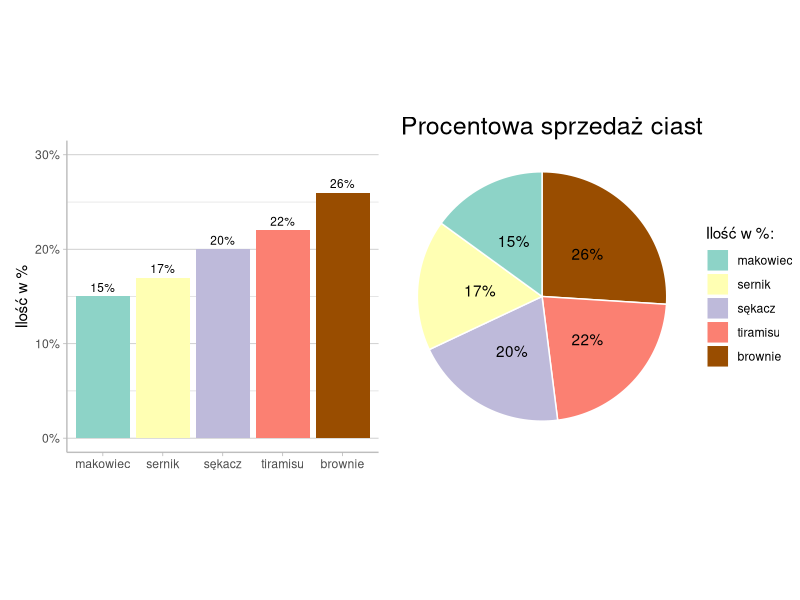
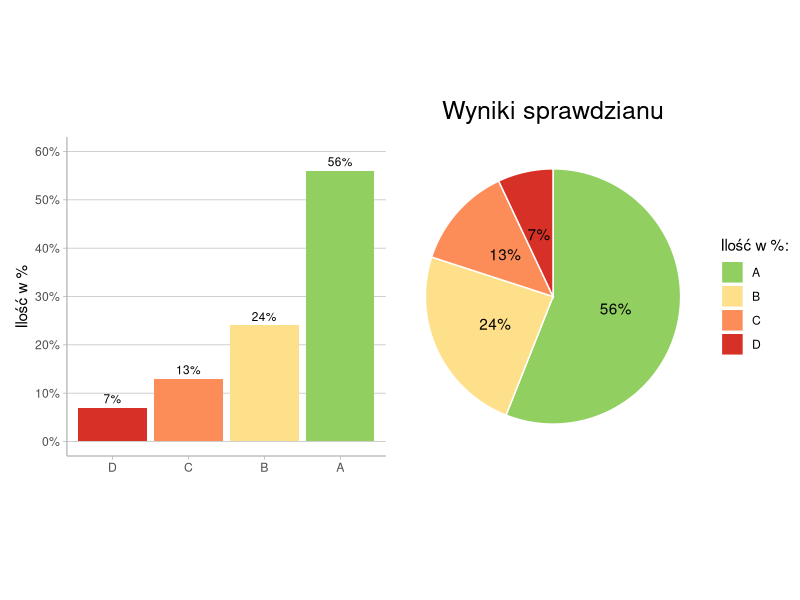

The R source for these figures, in order: (Note: this script raises an error after producing the figures.)
#                       WYKRESY
library(ggplot2)
library(dplyr)
library(patchwork)

#########################################################################3
# Wykres slupkowy i kolowy przy w miare rownych danych. 
# Dane to 15, 18, 22, 25, 30

data1 = data.frame(nazwa = c("makowiec","sernik", "sękacz", "tiramisu", "brownie"), 
                   ilosc = c(15, 17, 20, 22, 26))
data1$nazwa <- factor(data1$nazwa, levels = data1$nazwa)

## Slupkowy
p11 <- ggplot(data1, aes(x = nazwa, y = ilosc, fill=nazwa)) + 
  geom_bar(stat = "identity") +  
  geom_text(aes(label=paste(ilosc, "%", sep = "")), vjust=-0.5, size = 3) + 
  scale_fill_manual(values = c('#8dd3c7','#ffffb3','#bebada','#fb8072','#994d00')) + 
  xlab("") + 
  ylab("Ilość w %") +   
  theme_light() + 
  theme(panel.grid.major.x = element_blank(),
        panel.border = element_blank(),  
        axis.line = element_line(colour = "grey"), 
        panel.grid.major.y = element_line(colour = "grey"), 
        panel.grid.minor.y = element_line(colour = "grey"), 
        plot.title = element_text(size = 18), 
        legend.position = "none") + 
  scale_y_continuous(limits = c(0, 30), 
                   breaks = seq(0, 35, 10), 
                   labels = paste(seq(0, 35, 10), "%", sep = "")) 
  

## Kolowy
dataPie1 <- data1%>%
  arrange(desc(nazwa)) %>%
  mutate(lab.ypos = cumsum(ilosc) - 0.5*ilosc)

p12 <- ggplot(dataPie1, aes(x = "nazwa", y = ilosc, fill=nazwa)) + 
  geom_bar(stat = "identity", width=1, color="white") + 
  coord_polar("y", start=0) + 
  theme_light() + 
  theme(panel.grid.major.x = element_blank()) + 
  scale_fill_manual(values = c('#8dd3c7','#ffffb3','#bebada','#fb8072','#994d00')) + 
  theme_void() + 
  geom_text(aes(y = lab.ypos, label = paste(ilosc, "%", sep = ""))) + 
  labs( fill = "Ilość w %: ") + 
  theme(plot.title = element_text(size = 18, hjust = 0.5)) 

p11 + p12 + 
  labs(title = "Procentowa sprzedaż ciast") + 
  theme(plot.title = element_text(size = 18, hjust = 1.5))


########################################################################3

# Wykres slupkowy i kolowy przy duzych roznicach wartosci. 
# Dane to 8, 15, 20, 57


data2 <- data.frame(nazwa = c("D","C", "B", "A"), 
                    ilosc = c(7, 13, 24, 56))
data2$nazwa <- factor(data2$nazwa, levels = data2$nazwa)


## Slupkowy
p21 <- ggplot(data2, aes(x = nazwa, y = ilosc, fill=nazwa)) + 
  geom_bar(stat = "identity") +  
  geom_text(aes(label=paste(ilosc, "%", sep = "")), vjust=-0.5, size = 3) + 
  scale_fill_manual(values = c('#d73027', '#fc8d59', '#fee08b','#91cf60')) + 
  xlab("") + 
  ylab("Ilość w %") +   
  theme_light() + 
  theme(panel.grid.major.x = element_blank(),
        panel.border = element_blank(),  
        axis.line = element_line(colour = "grey"), 
        panel.grid.major.y = element_line(colour = "grey"), 
        panel.grid.minor.y = element_blank(), 
        legend.position = "none") + 
  scale_y_continuous(limits = c(0, 60), 
                     breaks = seq(0, 60, 10), 
                     labels = paste(seq(0, 60, 10), "%", sep = "")) 

## Kolowy
dataPie2 <- data2%>%
  arrange(desc(nazwa)) %>%
  mutate(lab.ypos = cumsum(ilosc) - 0.5*ilosc)

p22 <- ggplot(dataPie2, aes(x = "nazwa", y = ilosc, fill=nazwa)) + 
  geom_bar(stat = "identity", width=1, color="white") + 
  coord_polar("y", start=0) + 
  theme_light() + 
  theme(panel.grid.major.x = element_blank()) + 
  scale_fill_manual(values =c('#d73027', '#fc8d59', '#fee08b','#91cf60')) + 
  theme_void() + 
  geom_text(aes(y = lab.ypos, label = paste(ilosc, "%", sep = ""))) + 
  labs(fill = "Ilość w %: ") + 
  guides(fill = guide_legend(reverse=TRUE))

p21 + p22 + 
  labs(title = "Wyniki sprawdzianu") + 
  theme(plot.title = element_text(size = 18, vjust = 3, hjust = 0.5))

##################################################################

# Wykres slupkowy i kolowy przy 2 danych (kobiety, mezczyzni)
# Dane: 65, 35

data3 <- data.frame(nazwa = c("kobiety","mezczyzni"), 
                    ilosc = c(65, 35))

## Slupkowy
p31 <- ggplot(data3, aes(x = nazwa, y = ilosc, fill=nazwa)) + 
  geom_bar(stat = "identity") +  
  geom_text(aes(label=paste(ilosc, "%", sep = "")), vjust=-0.5, size = 3) + 
  scale_fill_manual(values = c('#fc8d59','#91bfdb')) + 
  xlab("") + 
  ylab("Ilość w %") +   
  theme_light() + 
  theme(panel.grid.major.x = element_blank(),
        panel.border = element_blank(),  
        axis.line = element_line(colour = "grey"), 
        panel.grid.major.y = element_line(colour = "grey"), 
        panel.grid.minor.y = element_blank(), 
        legend.position = "none") + 
  scale_y_continuous(limits = c(0, 70), 
                     breaks = seq(0, 70, 10), 
                     labels = paste(seq(0, 70, 10), "%", sep = "")) 

## Kolowy
dataPie3 <- data3%>%
  arrange(desc(nazwa)) %>%
  mutate(lab.ypos = cumsum(ilosc) - 0.5*ilosc)

p32 <- ggplot(dataPie3, aes(x = "nazwa", y = ilosc, fill=nazwa)) + 
  geom_bar(stat = "identity", width=1, color="white") + 
  coord_polar("y", start=0) + 
  theme_light() + 
  theme(panel.grid.major.x = element_blank()) + 
  scale_fill_manual(values = c('#fc8d59','#91bfdb')) + 
  theme_void() + 
  geom_text(aes(y = lab.ypos, label = paste(ilosc, "%", sep = ""))) + 
  labs(fill = "Ilość w %: ") + 

p31 + p32 + 
  labs(title = "Udział w koncercie z podziałem na płeć") + 
  theme(plot.title = element_text(size = 18, hjust = 0.8))

#####################################################
#                   RAPORT
# 1. Dane są podobnej wielkości
dataRap1 <- data.frame(nazwa = c("wykres słupkowy","wykres kołowy"),
                       ilosc = c(93.3, 6.7))
dataPieRap1 <- dataRap1%>%
  arrange(desc(nazwa)) %>%
  mutate(lab.ypos = cumsum(ilosc) - 0.5*ilosc)

ggplot(dataPieRap1, aes(x = "nazwa", y = ilosc, fill=nazwa)) +
  labs(title = "Dane podobnej wielkości") + 
  geom_bar(stat = "identity", width=1, color="white") + 
  coord_polar("y", start=0) + 
  theme_light() + 
  theme(panel.grid.major.x = element_blank()) + 
  scale_fill_manual(values = c('#1a75ff','#e60000')) + 
  theme_void() + 
  geom_text(aes(y = lab.ypos, label = paste(ilosc, "%", sep = ""))) + 
  labs(fill = "") + 
  theme(plot.title = element_text(hjust = 0.5))


############################################################333
# 2. Dane mają dużą różnicę wielkości
dataRap2 <- data.frame(nazwa = c("wykres słupkowy","wykres kołowy"),
                       ilosc = c(46.7, 53.3))
dataPieRap2 <- dataRap2%>%
  arrange(desc(nazwa)) %>%
  mutate(lab.ypos = cumsum(ilosc) - 0.5*ilosc)

ggplot(dataPieRap2, aes(x = "nazwa", y = ilosc, fill=nazwa)) +
  labs(title = "Dane mają dużą różnicę wielkości") + 
  geom_bar(stat = "identity", width=1, color="white") + 
  coord_polar("y", start=0) + 
  theme_light() + 
  theme(panel.grid.major.x = element_blank()) + 
  scale_fill_manual(values = c('#1a75ff','#e60000')) + 
  theme_void() + 
  geom_text(aes(y = lab.ypos, label = paste(ilosc, "%", sep = ""))) + 
  labs(fill = "") + 
  theme(plot.title = element_text(size = 18, hjust = 0.5))

######################################################################
# 3. Dane mają dwie wartości
dataRap3 <- data.frame(nazwa = c("wykres słupkowy","wykres kołowy"),
                       ilosc = c(33.3, 66.7))
dataPieRap3 <- dataRap3%>%
  arrange(desc(nazwa)) %>%
  mutate(lab.ypos = cumsum(ilosc) - 0.5*ilosc)

ggplot(dataPieRap3, aes(x = "nazwa", y = ilosc, fill=nazwa)) +
  labs(title = " Dane mają dwie wartości") + 
  geom_bar(stat = "identity", width=1, color="white") + 
  coord_polar("y", start=0) + 
  theme_light() + 
  theme(panel.grid.major.x = element_blank()) + 
  scale_fill_manual(values = c('#1a75ff','#e60000')) + 
  theme_void() + 
  geom_text(aes(y = lab.ypos, label = paste(ilosc, "%", sep = ""))) + 
  labs(fill = "") + 
  theme(plot.title = element_text(size = 18, hjust = 0.5))



